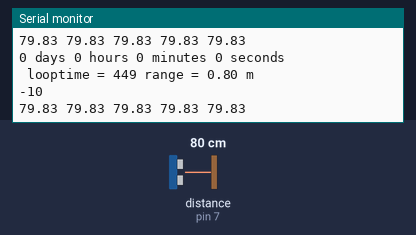
Simulated run of this sketch. Board: Arduino Uno, built with avr-gcc and run on an emulated ATmega328P. On the bench: the last lines printed to the serial monitor. Wiring (inferred from the names in the program): ultrasonic range finder: trigger pin 6; echo pin 7. Inputs (shaded band) come from the test bench; at power-on: distance to the obstacle (sensor on pin 7) 80 cm. The echo pulse lasts 58.3 µs per cm.

Above: at 1.2 s.
1.3 s: distance to the obstacle (sensor on pin 7) set to 2 cm
At 1.5 s:
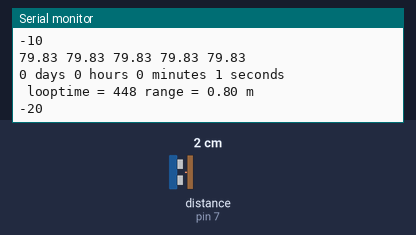
4.3 s: distance to the obstacle (sensor on pin 7) set to 18 cm
At 4.7 s:
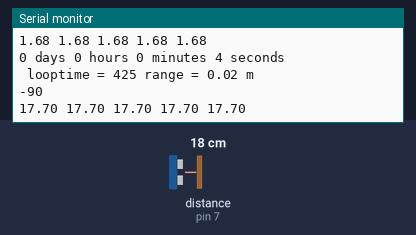
7.3 s: distance to the obstacle (sensor on pin 7) set to 35 cm
At 7.3 s:
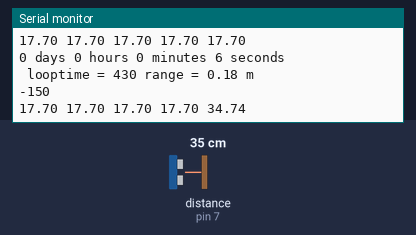
13.3 s: distance to the obstacle (sensor on pin 7) set to 120 cm
At 13.43 s:
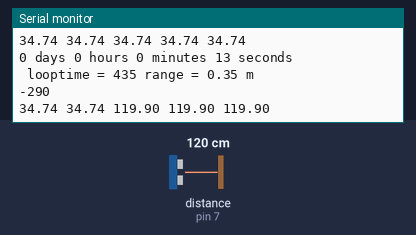
16.3 s: distance to the obstacle (sensor on pin 7) set to 9 cm
At 16.65 s:
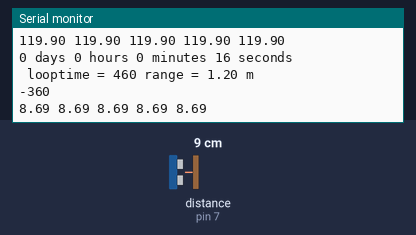
19.3 s: distance to the obstacle (sensor on pin 7) set to 4 cm
At 19.66 s:
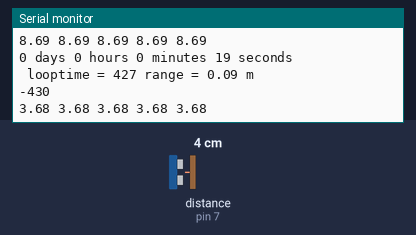
Timing chart, 0 to 22.3 s (numbered marks = the images above; inputs shaded):
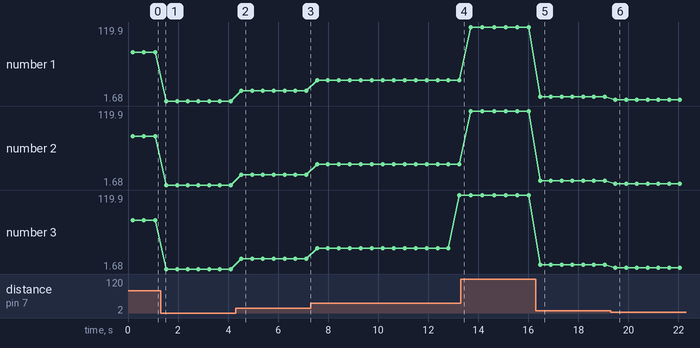

Measured:
- after the input at 4.3 s, the serial monitor: prints a new line after 0.22 s (image 2)
- after the input at 16.3 s, the serial monitor: prints a new line after 0.17 s (image 5)
- after the input at 19.3 s, the serial monitor: prints a new line after 0.18 s (image 6)
- plotted number 1: 79.83 → 1.68 after the input at 1.3 s, 1.68 → 17.7 after the input at 4.3 s, 17.7 → 34.74 after the input at 7.3 s, 34.74 → 119.9 after the input at 13.3 s, 119.9 → 8.69 after the input at 16.3 s
- plotted number 2: 79.83 → 1.68 after the input at 1.3 s, 1.68 → 17.7 after the input at 4.3 s, 17.7 → 34.74 after the input at 7.3 s, 34.74 → 119.9 after the input at 13.3 s, 119.9 → 8.69 after the input at 16.3 s
- plotted number 3: 79.83 → 1.68 after the input at 1.3 s, 1.68 → 17.7 after the input at 4.3 s, 17.7 → 119.9 after the input at 7.3 s, 119.9 → 8.69 after the input at 16.3 s, 8.69 → 3.68 after the input at 19.3 s

The sketch:

range_on_servo.ino
```cpp
/*
 * File: proximity_prototype
 * Author: B Puc
 * Date: Oct 5, 2015
 *
 * Testing the HC-SR04 ultrasonic proximity sensor
 * https://docs.google.com/document/d/1Y-yZnNhMYy7rwhAgyL_pfa39RsB-x2qR4vP8saG73rE/edit
 */
#include <hcsr04.h>
#include <Servo.h>

#define SERVO 9
#define ECHO_SIG 7
#define TRIGGER 6
#define LED_RED 5
#define LED_YELLOW 4
#define LED_GREEN 3

#define DEBUG 1
#define DO_SERVO 0
#define POS_1 -65
#define POS_2 65

/*
 * Tuning the loop time for optimum range reading accuracy.
 * - A delay after setting the servo position seems to increase range repeatability.
 * - Averaging several readings also improves repeatability by filtering variants at the expense of longer loop times.
 * -
 */
#define LOOP_DELAY 0
#define RANGE_NUM 5
#define SERVO_DELAY 120

/*
 * Loop timing tracking variables
 */
unsigned long end_time;
unsigned long start_time;
unsigned long time_now;
unsigned int loop_time;
unsigned int days;
unsigned int hours;
unsigned int minutes;
unsigned int seconds;

/*
 * Range tracking variables
 */
float range;
float reading;
float range_sum;

/*
 * Servo position control
 */
int end_pos;
int pos;
int inc = 10;

//Initialize the range sensor
hcsr04 range_sensor(TRIGGER, ECHO_SIG);

//Initialize the servor controller
Servo myservo;

void setup() {
  if (DO_SERVO) {
    myservo.attach(SERVO);
    pos = (POS_1 + 90);
    end_pos = (POS_2 + 90);
    myservo.write(pos);
  }
  Serial.begin(57600);
}

void loop() {
  // Record start loop time
  start_time = millis();

  //Set servo position
  if (DO_SERVO) {
    myservo.write(pos);
  }
  delay(SERVO_DELAY);

  //Scan range by reading sensor
  //range = range_sensor.getrange();
  range_sum = 0;
  for (int i=0; i < RANGE_NUM; i++){
    reading = range_sensor.getrange();
    range_sum += reading;
    delay(60); // Minimum of 60 mS cycle time to eliminate pulsing into the echo signal
    Serial.print(reading);
    Serial.print(" ");
  }
  Serial.println();
  range = range_sum/RANGE_NUM;

  // LED OUTPUT
  if (range < 50){
    digitalWrite(LED_RED, HIGH);
    digitalWrite(LED_YELLOW, LOW);
    digitalWrite(LED_GREEN, LOW);
  } else if (range < 100) {
    digitalWrite(LED_RED, LOW);
    digitalWrite(LED_YELLOW, HIGH);
    digitalWrite(LED_GREEN, LOW);
  } else {
    digitalWrite(LED_RED, LOW);
    digitalWrite(LED_YELLOW, LOW);
    digitalWrite(LED_GREEN, HIGH);
  }
  // Record stop loop time
  end_time = millis();
  loop_time = end_time - start_time;

  if (DEBUG == 1) {
    //Serial.print(millis()/1000);         //System run time in seconds
    time_now = millis()/1000;
    days = time_now / 86400;
    time_now = time_now % 86400;
    hours = time_now / 3600;
    time_now = time_now % 3600;
    minutes = time_now / 60;
    seconds = time_now % 60;
    Serial.print(days);
    Serial.print(" days ");
    Serial.print(hours);
    Serial.print(" hours ");
    Serial.print(minutes);
    Serial.print(" minutes ");
    Serial.print(seconds);
    Serial.println(" seconds");
    Serial.print(" looptime = ");
    Serial.print(end_time-start_time);  //Loop time in milliseconds
    Serial.print(" range = ");
    //Serial.print(range);                //Distance in centimeters
    //Serial.println(" cm");
    Serial.print(range/100);            //Distance in meters
    Serial.println(" m");
  }

  // Calculate next position
  if (DEBUG) Serial.println(pos);
  if (abs(end_pos-pos) <= 5){
    inc = -inc;
    // if end_pos is POS_2 + 90 then new end_pos is POS_1 + 90
    if (end_pos == POS_2 + 90) {
      end_pos = POS_1 + 90;
    } else {
      end_pos = POS_2 + 90;
    }
  }
  pos += inc;

  // Empirically, infinite range takes 193-197 msec.  Enforce a constant 200msec loop time.
  if (loop_time < LOOP_DELAY) {
    delay(LOOP_DELAY - loop_time);
    if (DEBUG) {
      Serial.print("delay ");
      Serial.println(LOOP_DELAY-loop_time);
    }
  }

}
```
